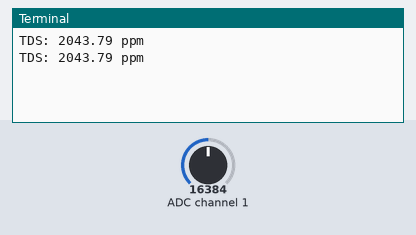
Bench run of a program on a simulated Raspberry Pi (BCM pin numbers). Shown: the last lines printed to the terminal. The inputs (shaded band) are chosen by the test bench; at power-on: ADC channel 1 = 16384 (analog values on the 0–32767 scale).

Above: at 1.2 s.
1.3 s: ADC channel 1 set to 22936
At 2.3 s:
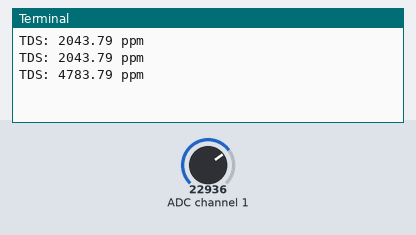
2.8 s: ADC channel 1 set to 28834
At 3.4 s:
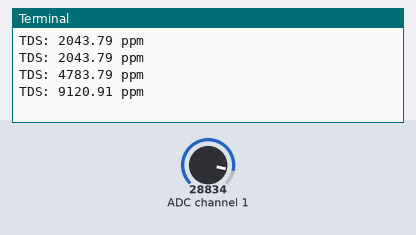
Timing chart, 0 to 5.8 s (numbered marks = the images above; inputs shaded):
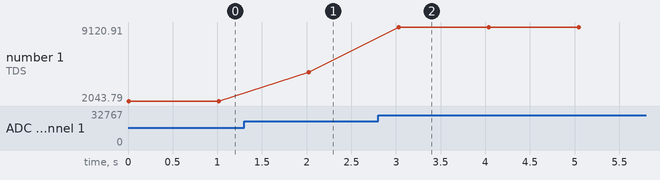

Measured:
- after the input at 1.3 s, the terminal: prints a new line after 0.72 s (image 1)
- after the input at 2.8 s, the terminal: prints a new line after 0.23 s (image 2)
- plotted number 1: 2043.79 → 4783.79 after the input at 1.3 s, 4783.79 → 9120.91 after the input at 2.8 s

The program:

rpi_sen-tds_cqr.py
```python
from time import sleep

import board
import busio
import adafruit_ads1x15.ads1115 as ADS
from adafruit_ads1x15.analog_in import AnalogIn


i2c = busio.I2C(board.SCL, board.SDA)
ads = ADS.ADS1115(i2c)
ads.gain = 2/3  # +-6.144 V - CQR-TDS
tds_in = AnalogIn(ads, ADS.P1)


def read_tds_cqr(temperature: float = 25.0) -> float:
    """Read Total Dissolved Solids CQR sensor

    Params:
    - temperature: float = 25.0, celsius
    """
    tds = 0.0
    try:
        compens_coef = 0.02 * (temperature - 25.0) + 1
        v = tds_in.voltage / compens_coef
        tds = (133.42 * pow(v, 3) - 255.86 * pow(v, 2) + 857.39 * v) / 2
    except Exception as e:
        print(f"{e}")
    return round(tds, 2)


if __name__ == "__main__":
    while True:
        print(f"TDS: {read_tds_cqr():.2f} ppm")
        sleep(1)
```
